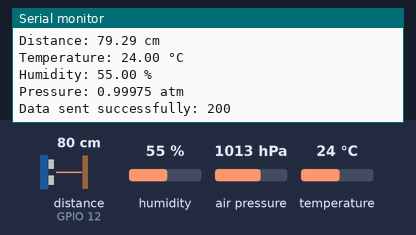
Recording of a sketch running on a simulated ESP32. Parts: the last lines printed to the serial monitor. Wiring (inferred from the names in the program): ultrasonic range finder: trigger GPIO 13; echo GPIO 12. The inputs (shaded band) are chosen by the test bench; at power-on: distance to the obstacle (sensor on GPIO 12) 80 cm, humidity 55 %, air pressure 1013 hPa, temperature 24 °C. The echo pulse lasts 58.3 µs per cm; WiFi joins after 1.5 s; servers stay silent unless stated; uploads are accepted with an empty reply.

Above: at 2.7 s.
2.8 s: distance to the obstacle (sensor on GPIO 12) set to 2 cm
7.9 s: humidity set to 22 %
At 11.88 s:
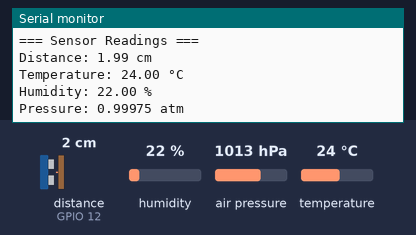
13.0 s: air pressure set to 952 hPa
At 13.7 s:
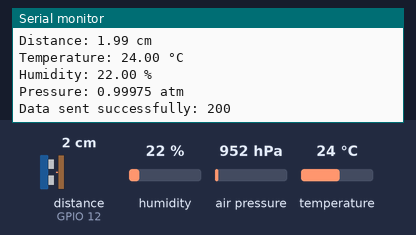
18.1 s: temperature set to 12 °C
At 22.6 s:
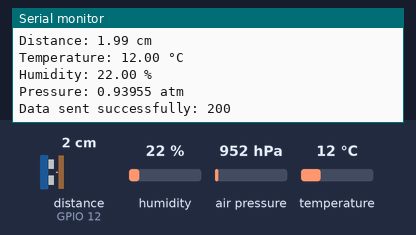

The sketch:

Lab_3_hardware_code.ino
```cpp
#include <WiFi.h>
#include <HTTPClient.h>
#include <ArduinoJson.h>
#include <Adafruit_Sensor.h>
#include <Adafruit_BME280.h>

// ====== Wi-Fi Credentials ======
const char* ssid = "V50LG";
const char* password = "Myumobile";

// ====== Google Script Web App URL ======
const char* scriptURL = "https://script.google.com/macros/s/AKfycbyUGTvqEiGD7nIJ5f7wJFgE23zdM9nyYVcYAsMkJOVgwRXTnGEzQgyqUVgEZCQABNxR/exec";

// ====== Ultrasonic Pins ======
#define TRIG_PIN 13
#define ECHO_PIN 12

// ====== BME280 Setup ======
Adafruit_BME280 bme;
#define SEALEVELPRESSURE_HPA (1013.25)

void setup() {
  Serial.begin(115200);

  pinMode(TRIG_PIN, OUTPUT);
  pinMode(ECHO_PIN, INPUT);

  Serial.println("Connecting to WiFi...");
  WiFi.begin(ssid, password);
  while (WiFi.status() != WL_CONNECTED) {
    delay(500);
    Serial.print(".");
  }
  Serial.println("\nWiFi Connected!");
  Serial.println(WiFi.localIP());

  // Initialize BME280
  if (!bme.begin(0x76)) {
    Serial.println("Could not find BME280 sensor! Check wiring or address.");
    while (1);
  } else {
    Serial.println("BME280 sensor detected!");
  }
}

void loop() {
  float distance = getDistance();
  float temperature = bme.readTemperature();
  float humidity = bme.readHumidity();
  float pressure = bme.readPressure() / 100.0F;
  float pressure_hpa = bme.readPressure() / 100.0F;
  float pressure_atm = pressure_hpa / 1013.25;

  Serial.println("=== Sensor Readings ===");
  Serial.printf("Distance: %.2f cm\n", distance);
  Serial.printf("Temperature: %.2f °C\n", temperature);
  Serial.printf("Humidity: %.2f %%\n", humidity);
  Serial.printf("Pressure: %.5f atm\n\n", pressure_atm);

  sendToGoogleSheet(distance, temperature, humidity, pressure_atm);

  delay(10000); // Send every 10 seconds
}

float getDistance() {
  digitalWrite(TRIG_PIN, LOW);
  delayMicroseconds(2);
  digitalWrite(TRIG_PIN, HIGH);
  delayMicroseconds(10);
  digitalWrite(TRIG_PIN, LOW);
  long duration = pulseIn(ECHO_PIN, HIGH);
  float distance = duration * 0.034 / 2;
  return distance;
}

void sendToGoogleSheet(float distance, float temperature, float humidity, float pressure) {
  if (WiFi.status() == WL_CONNECTED) {
    HTTPClient http;
    http.begin(scriptURL);
    http.addHeader("Content-Type", "application/json");

    StaticJsonDocument<200> doc;
    doc["distance"] = distance;
    doc["temperature"] = temperature;
    doc["humidity"] = humidity;
    doc["pressure"] = pressure;

    String jsonString;
    serializeJson(doc, jsonString);

    int httpResponseCode = http.POST(jsonString);
    if (httpResponseCode > 0) {
      Serial.println("Data sent successfully: " + String(httpResponseCode));
      Serial.println(http.getString());
    } else {
      Serial.println("Error sending data: " + String(httpResponseCode));
    }
    http.end();
  } else {
    Serial.println("WiFi disconnected!");
  }
}
```

Measured:
- after the input at 7.9 s, the serial monitor: prints a new line after 3.8 s (image 1)
- after the input at 18.1 s, the serial monitor: prints a new line after 3.8 s (image 3)
